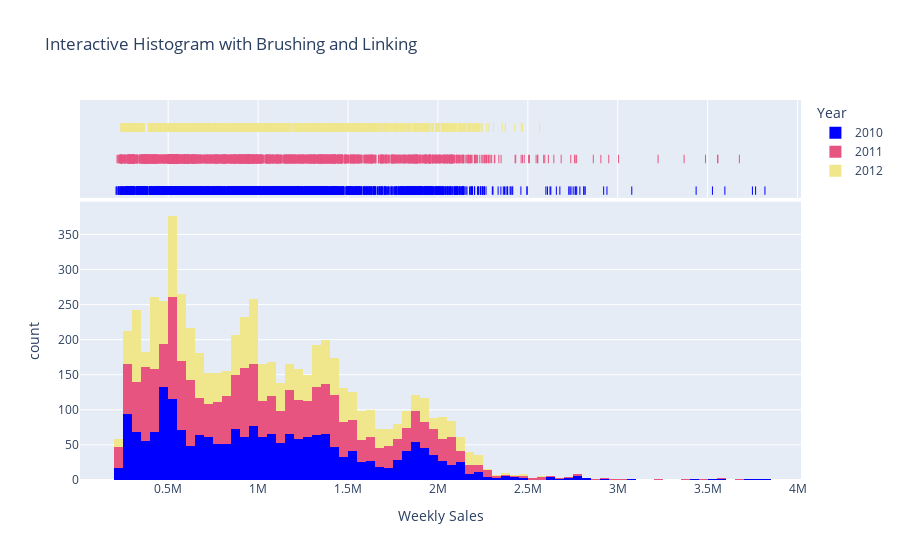
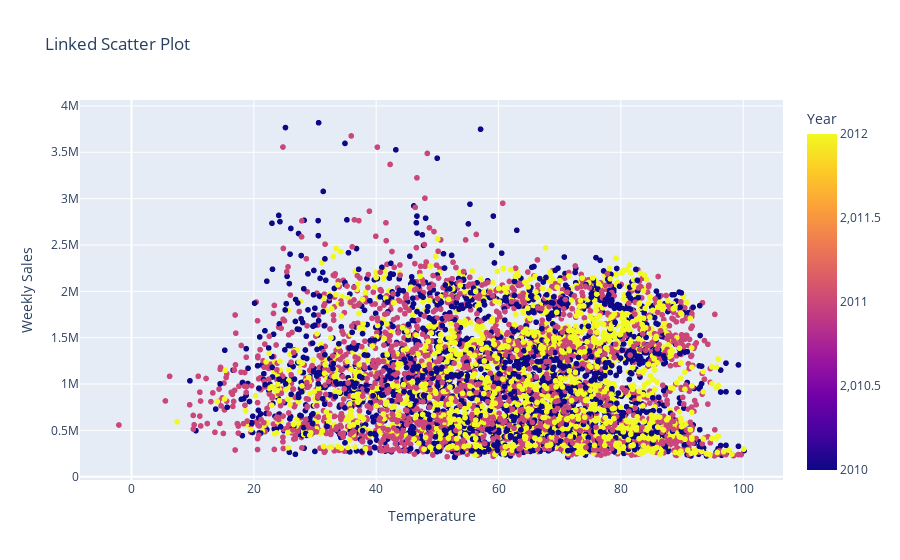

The notebook cell saved with these charts, in order:
### Code cell
import plotly.express as px
import numpy as np

# Define a custom pastel color palette
custom_colors = ['blue', '#e75480', 'khaki']

# Assuming 'Date' is the name of the date column in your DataFrame
sales_data['Date'] = pd.to_datetime(sales_data['Date'], format='%d-%m-%Y')

# Extract the year from the date
sales_data['Year'] = sales_data['Date'].dt.year

# Create an interactive histogram with brushing and linking
fig = px.histogram(sales_data, x='Weekly_Sales', color='Year',
                   marginal='rug', # Adding rug plot to show individual data points
                   title='Interactive Histogram with Brushing and Linking',
                   color_discrete_sequence=custom_colors,
                   labels={'Weekly_Sales': 'Weekly Sales'},
                   hover_data=['Store', 'Year', 'Date'])

# Enable brushing and linking
fig.update_traces(marker=dict(opacity=0.6), selector=dict(type='bar'))

# Create a linked scatter plot
scatter_fig = px.scatter(sales_data, x='Temperature', y='Weekly_Sales',
                        color='Year', title='Linked Scatter Plot',
                        labels={'Temperature': 'Temperature', 'Weekly_Sales': 'Weekly Sales'},
                        hover_data=['Store', 'Year', 'Date'])

# Show the interactive plot
fig.show()

# Show the linked scatter plot separately
scatter_fig.show()

### Figure 1 — Plotly figure (JSON) as saved in the notebook; plotly's stock layout.template omitted (floating-point values rounded to 4 significant figures; data arrays with more than 128 entries replaced by an {"elided": "..."} marker saying what was removed)
{"data": [{"alignmentgroup": "True", "bingroup": "x", "hovertemplate": "Year=2010<br>Weekly Sales=%{x}<br>count=%{y}<extra></extra>", "legendgroup": "2010", "marker": {"color": "blue", "pattern": {"shape": ""}}, "name": "2010", "offsetgroup": "2010", "orientation": "v", "showlegend": true, "type": "histogram", "x": {"elided": "2160 float values"}, "xaxis": "x", "yaxis": "y"}, {"alignmentgroup": "True", "boxpoints": "all", "customdata": {"elided": "2160x3 mixed values"}, "fillcolor": "rgba(255,255,255,0)", "hoveron": "points", "hovertemplate": "Year=%{customdata[1]}<br>Weekly Sales=%{x}<br>Store=%{customdata[0]}<br>Date=%{customdata[2]}<extra></extra>", "jitter": 0, "legendgroup": "2010", "line": {"color": "rgba(255,255,255,0)"}, "marker": {"color": "blue", "symbol": "line-ns-open"}, "name": "2010", "offsetgroup": "2010", "showlegend": false, "type": "box", "x": {"elided": "2160 float values"}, "xaxis": "x2", "yaxis": "y2"}, {"alignmentgroup": "True", "bingroup": "x", "hovertemplate": "Year=2011<br>Weekly Sales=%{x}<br>count=%{y}<extra></extra>", "legendgroup": "2011", "marker": {"color": "#e75480", "pattern": {"shape": ""}}, "name": "2011", "offsetgroup": "2011", "orientation": "v", "showlegend": true, "type": "histogram", "x": {"elided": "2340 float values"}, "xaxis": "x", "yaxis": "y"}, {"alignmentgroup": "True", "boxpoints": "all", "customdata": {"elided": "2340x3 mixed values"}, "fillcolor": "rgba(255,255,255,0)", "hoveron": "points", "hovertemplate": "Year=%{customdata[1]}<br>Weekly Sales=%{x}<br>Store=%{customdata[0]}<br>Date=%{customdata[2]}<extra></extra>", "jitter": 0, "legendgroup": "2011", "line": {"color": "rgba(255,255,255,0)"}, "marker": {"color": "#e75480", "symbol": "line-ns-open"}, "name": "2011", "offsetgroup": "2011", "showlegend": false, "type": "box", "x": {"elided": "2340 float values"}, "xaxis": "x2", "yaxis": "y2"}, {"alignmentgroup": "True", "bingroup": "x", "hovertemplate": "Year=2012<br>Weekly Sales=%{x}<br>count=%{y}<extra></extra>", "legendgroup": "2012", "marker": {"color": "khaki", "pattern": {"shape": ""}}, "name": "2012", "offsetgroup": "2012", "orientation": "v", "showlegend": true, "type": "histogram", "x": {"elided": "1935 float values"}, "xaxis": "x", "yaxis": "y"}, {"alignmentgroup": "True", "boxpoints": "all", "customdata": {"elided": "1935x3 mixed values"}, "fillcolor": "rgba(255,255,255,0)", "hoveron": "points", "hovertemplate": "Year=%{customdata[1]}<br>Weekly Sales=%{x}<br>Store=%{customdata[0]}<br>Date=%{customdata[2]}<extra></extra>", "jitter": 0, "legendgroup": "2012", "line": {"color": "rgba(255,255,255,0)"}, "marker": {"color": "khaki", "symbol": "line-ns-open"}, "name": "2012", "offsetgroup": "2012", "showlegend": false, "type": "box", "x": {"elided": "1935 float values"}, "xaxis": "x2", "yaxis": "y2"}], "layout": {"barmode": "relative", "legend": {"title": {"text": "Year"}, "tracegroupgap": 0}, "title": {"text": "Interactive Histogram with Brushing and Linking"}, "xaxis": {"anchor": "y", "domain": [0, 1], "title": {"text": "Weekly Sales"}}, "xaxis2": {"anchor": "y2", "domain": [0, 1], "matches": "x", "showgrid": true, "showticklabels": false}, "yaxis": {"anchor": "x", "domain": [0, 0.7326], "title": {"text": "count"}}, "yaxis2": {"anchor": "x2", "domain": [0.7426, 1], "matches": "y2", "showgrid": false, "showline": false, "showticklabels": false, "ticks": ""}}}

### Figure 2 — Plotly figure (JSON) as saved in the notebook; plotly's stock layout.template omitted (floating-point values rounded to 4 significant figures; data arrays with more than 128 entries replaced by an {"elided": "..."} marker saying what was removed)
{"data": [{"customdata": {"elided": "6435x3 mixed values"}, "hovertemplate": "Temperature=%{x}<br>Weekly Sales=%{y}<br>Store=%{customdata[0]}<br>Year=%{marker.color}<br>Date=%{customdata[2]}<extra></extra>", "legendgroup": "", "marker": {"color": {"elided": "6435 int values"}, "coloraxis": "coloraxis", "symbol": "circle"}, "mode": "markers", "name": "", "showlegend": false, "type": "scattergl", "x": {"elided": "6435 float values"}, "xaxis": "x", "y": {"elided": "6435 float values"}, "yaxis": "y"}], "layout": {"coloraxis": {"colorbar": {"title": {"text": "Year"}}, "colorscale": [[0, "#0d0887"], [0.1111, "#46039f"], [0.2222, "#7201a8"], [0.3333, "#9c179e"], [0.4444, "#bd3786"], [0.5556, "#d8576b"], [0.6667, "#ed7953"], [0.7778, "#fb9f3a"], [0.8889, "#fdca26"], [1, "#f0f921"]]}, "legend": {"tracegroupgap": 0}, "title": {"text": "Linked Scatter Plot"}, "xaxis": {"anchor": "y", "domain": [0, 1], "title": {"text": "Temperature"}}, "yaxis": {"anchor": "x", "domain": [0, 1], "title": {"text": "Weekly Sales"}}}}
